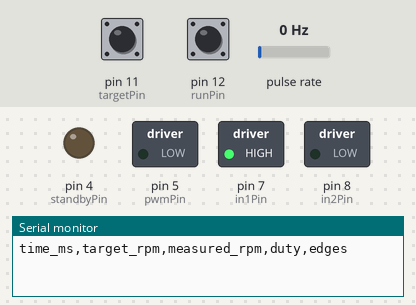
The sketch below on a simulated Arduino Uno, built with avr-gcc and run on an emulated ATmega328P. Parts: switched loads named in the sketch (green lamp = pin HIGH), output pins drawn as LEDs (lit = HIGH), the last lines printed to the serial monitor. Wiring (inferred from the names in the program): pulse sensor: data pin 2. The inputs (shaded band) are chosen by the test bench; at power-on: pin 12 (runPin) HIGH, pin 11 (targetPin) HIGH, pulse rate 0 Hz.

Above: at 1.2 s.
1.3 s: pin 12 (runPin) pulled LOW for 1 s
At 1.9 s:
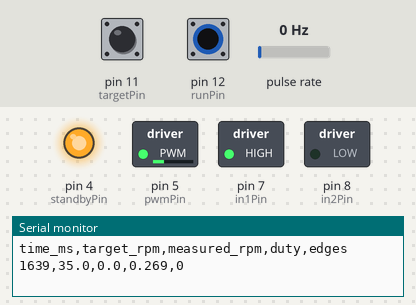
Timing chart, 0 to 4.3 s (numbered marks = the images above; inputs shaded):
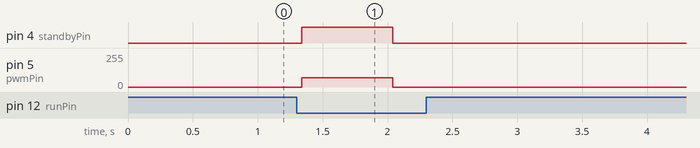

Measured:
- after the input at 1.3 s, pin 4 (standbyPin): LOW → HIGH at once, → LOW 0.70 s later; pin 5 (pwmPin): 0/255 → 69/255 at once, → 0/255 0.70 s later

The sketch:

wheel-speed-trainer.ino
```cpp
#include <Arduino.h>

#ifndef WHEEL_ALLOW_OLD_PI_UPDATE
#define WHEEL_ALLOW_OLD_PI_UPDATE 0
#endif

const uint8_t encoderPin = 2;
const uint8_t standbyPin = 4;
const uint8_t pwmPin = 5;
const uint8_t in1Pin = 7;
const uint8_t in2Pin = 8;
const uint8_t targetPin = 11;
const uint8_t runPin = 12;

const bool closedLoop = false;
const float edgesPerOutputTurn = 3.0f * 100.37f;
const float maxDuty = 0.60f;
const float kp = 0.004f;
const float ki = 0.015f;
const uint32_t holdMs = 40;
const uint32_t sampleMs = 100;
const uint32_t noMotionMs = 700;
const uint32_t reportMs = 250;
const uint32_t maxFeedbackEdgeAgeUs = 30000;

enum class State { AwaitRelease, Ready, Debouncing, Running, NoFeedback };
State state = State::AwaitRelease;
volatile uint32_t encoderEdges = 0;
volatile uint32_t encoderLastEdgeUs = 0;
uint32_t pressedAt = 0;
uint32_t sampledAt = 0;
uint32_t lastMotionAt = 0;
uint32_t lastReportAt = 0;
uint32_t lastCount = 0;
float integralDuty = 0;
float appliedDuty = 0;

struct EncoderSample {
  uint32_t edges;
  uint32_t lastEdgeUs;
};

void onEncoderEdge() {
  ++encoderEdges;
  encoderLastEdgeUs = micros();
}

EncoderSample readEncoder() {
  noInterrupts();
  const EncoderSample snapshot{encoderEdges, encoderLastEdgeUs};
  interrupts();
  return snapshot;
}

float targetRpm() {
  return digitalRead(targetPin) == LOW ? 55.0f : 35.0f;
}

void stopMotor() {
  digitalWrite(standbyPin, LOW);
  analogWrite(pwmPin, 0);
  integralDuty = 0;
  appliedDuty = 0;
}

float clampDuty(float request) {
  if (request < 0) return 0;
  if (request > maxDuty) return maxDuty;
  return request;
}

void applyDuty(float duty) {
  analogWrite(pwmPin, static_cast<int>(duty * 255.0f + 0.5f));
  digitalWrite(standbyPin, duty > 0 ? HIGH : LOW);
  appliedDuty = duty;
}

void setup() {
  pinMode(standbyPin, OUTPUT);
  pinMode(pwmPin, OUTPUT);
  stopMotor();
  pinMode(in1Pin, OUTPUT);
  pinMode(in2Pin, OUTPUT);
  digitalWrite(in1Pin, HIGH);
  digitalWrite(in2Pin, LOW);
  pinMode(runPin, INPUT_PULLUP);
  pinMode(targetPin, INPUT_PULLUP);
  pinMode(encoderPin, INPUT);
  attachInterrupt(digitalPinToInterrupt(encoderPin), onEncoderEdge, RISING);
  Serial.begin(115200);
  Serial.println(F("time_ms,target_rpm,measured_rpm,duty,edges"));
}

void loop() {
  const uint32_t now = millis();

  // A released switch removes drive without waiting for the next speed sample.
  if (digitalRead(runPin) == HIGH) {
    if (state == State::Running) stopMotor();
    state = State::Ready;
    return;
  }
  if (state == State::AwaitRelease || state == State::NoFeedback) return;

  if (state == State::Ready) {
    pressedAt = now;
    state = State::Debouncing;
    return;
  }
  if (state == State::Debouncing) {
    if (now - pressedAt < holdMs) return;
    sampledAt = lastMotionAt = lastReportAt = now;
    lastCount = readEncoder().edges;
    state = State::Running;
    applyDuty(clampDuty(targetRpm() / 130.0f));
    return;
  }

  const uint32_t elapsed = now - sampledAt;
  if (elapsed < sampleMs) return;
  sampledAt = now;
  const EncoderSample sample = readEncoder();
  const uint32_t edges = sample.edges - lastCount;
  lastCount = sample.edges;
  if (edges > 0) lastMotionAt = now;
  if (now - lastMotionAt >= noMotionMs) {
    stopMotor();
    state = State::NoFeedback;
    Serial.println(F("# no_encoder_edges; release run before restarting"));
    return;
  }

  const float rpm = edges * 60000.0f / (edgesPerOutputTurn * elapsed);
  const float target = targetRpm();
  const float feedforward = target / 130.0f;
  float duty = clampDuty(feedforward);
  const bool recentFeedback = edges > 0 && micros() - sample.lastEdgeUs <= maxFeedbackEdgeAgeUs;
  if (closedLoop && (recentFeedback || WHEEL_ALLOW_OLD_PI_UPDATE)) {
    const float error = target - rpm;
    const float proportional = feedforward + kp * error;
    const float candidate = integralDuty + ki * error * elapsed / 1000.0f;
    const bool upperWindup = proportional + candidate > maxDuty && error > 0;
    const bool lowerWindup = proportional + candidate < 0 && error < 0;
    if (!upperWindup && !lowerWindup) integralDuty = candidate;
    duty = clampDuty(proportional + integralDuty);
  } else if (closedLoop) {
    duty = appliedDuty;
  }
  applyDuty(duty);

  if (now - lastReportAt >= reportMs) {
    lastReportAt = now;
    Serial.print(now);
    Serial.print(',');
    Serial.print(target, 1);
    Serial.print(',');
    Serial.print(rpm, 1);
    Serial.print(',');
    Serial.print(duty, 3);
    Serial.print(',');
    Serial.println(edges);
  }
}
```
